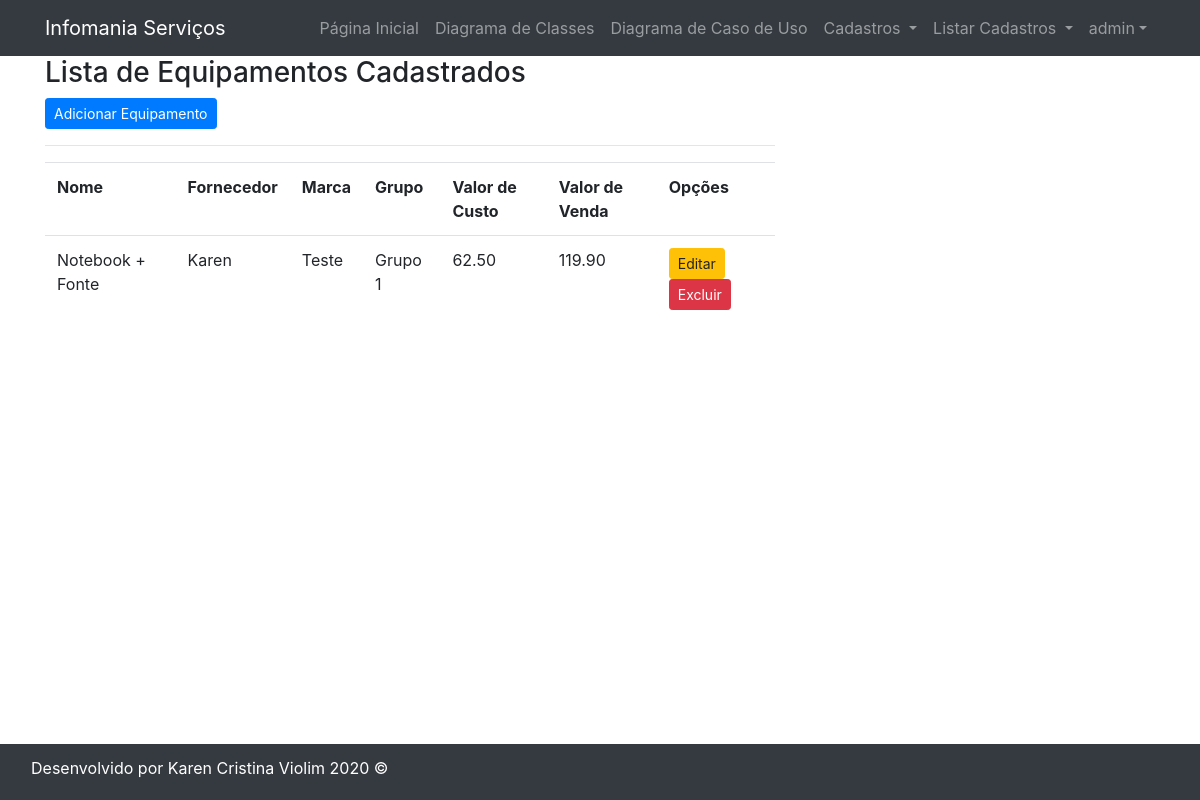
Screenshot of /listar/equipamento/ (signed in) with the database file from the repository.
### cadastros/models.py (models this page shows, shortened)
class Equipamento(models.Model):
    nome_eq = models.CharField(max_length=100, verbose_name="Nome do Equipamento")
    fornecedor = models.CharField(max_length=100)
    marca = models.ForeignKey(Marca, on_delete=models.PROTECT)
    grupo = models.ForeignKey(Grupo, on_delete=models.PROTECT)
    valor_compra = models.DecimalField(decimal_places=2, max_digits=8, verbose_name="Valor de Custo")
    valor_venda = models.DecimalField(decimal_places=2, max_digits=8, verbose_name="Valor de Venda")

class Marca(models.Model):
    nome = models.CharField(max_length=80)
    descricao = models.CharField(max_length=100, verbose_name="Descrição")

class Grupo(models.Model):
    descricao = models.CharField(max_length=100, verbose_name="Descrição")

### cadastros/views.py (the view)
# urls.py: path('listar/equipamento/', EquipamentoList.as_view(), name='listar-equipamento'),
class EquipamentoList(LoginRequiredMixin, ListView):
    login_url = reverse_lazy('login')
    model = Equipamento
    template_name = 'cadastros/listas/equipamento.html'

### cadastros/templates/cadastros/listas/equipamento.html (shortened to what this page needs)
{% extends 'paginas/modelo.html' %}
{% load static %}
{% block menu %}
<h3>Lista de Equipamentos Cadastrados</h3>
<a href="{% url 'cadastrar-equipamento' %}" class="btn btn-primary btn-sm">Adicionar Equipamento</a>
<hr>
<div class="table responsive">
    <table class="table table striped">
        <tr>
            <th>Nome</th>
            <th>Fornecedor</th>
            <th>Marca</th>
            <th>Grupo</th>
            <th>Valor de Custo</th>
            <th>Valor de Venda</th>
            <th>Opções</th>
        </tr>
        {% for equipamento in object_list %}
        <tr>
            <td>{{ equipamento.nome_eq }}</td>
            <td>{{ equipamento.fornecedor }}</td>
            <td>{{ equipamento.marca.nome }}</td>
            <td>{{ equipamento.grupo.descricao }}</td>
            <td>{{ equipamento.valor_compra }}</td>
            <td>{{ equipamento.valor_venda }}</td>
            <td>
                <a href="{% url 'editar-equipamento' equipamento.pk %}" class="btn btn-warning btn-sm" title="Excluir">Editar</a>
                <a href="{% url 'excluir-equipamento' equipamento.pk%}" class="btn btn-danger btn-sm" title="Editar">Excluir</a>
            </td>
        </tr>
        {% empty %}
        <tr>
            <td colspan="3">Nenhum campo registrado.</td>
        </tr>
        {% endfor %}
    </table>
</div>
{% endblock %}

### paginas/templates/paginas/modelo.html (shortened to what this page needs)
{% load static %}
<!DOCTYPE html>
<html lang="pt-br">
<head>
    <link rel="stylesheet" href="{% static 'css/bootstrap.min.css' %}">
    <link rel="stylesheet" href="{% static 'css/font-awesome.min.css' %}">
    <link rel="stylesheet" href="{% static 'css/blog-home.css' %}">
    <link rel="stylesheet" href="{% static 'css/modern-business.css' %}">
</head>
<body>
    {% block cabecalho %}
    <nav class="navbar navbar-expand-lg navbar-dark bg-dark fixed-top">
        <div class="container">
            <a class="navbar-brand" href="{% url 'index' %}">Infomania Serviços</a>
            <div class="collapse navbar-collapse" id="navbarResponsive">
                <ul class="navbar-nav ml-auto">
                    <li class="nav-item">
                        <a class="nav-link" href="{% url 'index' %}">Página Inicial
                        </a>
                    </li>
                    <li class="nav-item">
                        <a class="nav-link" href="{% url 'sobre' %}">Diagrama de Classes</a>
                    </li>
                    <li class="nav-item">
                        <a class="nav-link" href="{% url 'sobre2' %}">Diagrama de Caso de Uso</a>
                    </li>
                    {% if request.user.is_authenticated %}
                    <li class="nav-item dropdown">
                        <a class="nav-link dropdown-toggle" href="#" id="navbarDropdownPortfolio" role="button" data-toggle="dropdown" aria-haspopup="true"
                        aria-expanded="false">
                          Cadastros
                        </a>
                    </li>
                    {% endif %}
                    {% if request.user.is_authenticated %}
                    <li class="nav-item dropdown">
                        <a class="nav-link dropdown-toggle" href="#" id="navbarDropdownBlog" data-toggle="dropdown" aria-haspopup="true" aria-expanded="false">
                          Listar Cadastros
                        </a>
                    </li>
                    {% endif %}
                    {% if request.user.is_authenticated %}
                    <li class="nav-item dropdown">
                        <a class="nav-link dropdown-toggle" href="#" id="navbarDropdownBlog" data-toggle="dropdown" aria-haspopup="true"
                        aria-expanded="false">{{request.user}}</a>
                    </li>
                    {% else %}
                    <li class="nav-item">
                        <a class="nav-link" href="{% url 'login' %}">Login</a>
                    </li>
                    {% endif %}
                </ul>
        </div>
    </nav>
    {% endblock %}
    <div class="container">
        <div class="row">
            <div class="col-md-8">
                {% block menu %}{% endblock %}
            </div>
            <div class="col-md-4">
    {% block rodape %}
    <nav class="navbar navbar-expand-lg navbar-dark bg-dark fixed-bottom">
        <footer class="py-1 bg-dark pagination justify-content-center mb-2">
            <div class="container">
                <p class="m-0 text-center text-white">Desenvolvido por Karen Cristina Violim 2020 &copy;</p>
            </div>
        </footer>
    </nav>
    {% endblock %}
</body>
</html>

### static/css/blog-home.css (style rules this page uses)
body { padding-top: 56px; }

### static/css/modern-business.css (style rules this page uses)
body { padding-top: 56px; }

### rows the page displays
Equipamento: nome_eq "Notebook + Fonte", fornecedor "Karen", marca.nome "Teste", grupo.descricao "Grupo 1", valor_compra "62.50", valor_venda "119.90"

### other values shown
{{ request.user }} "admin"
